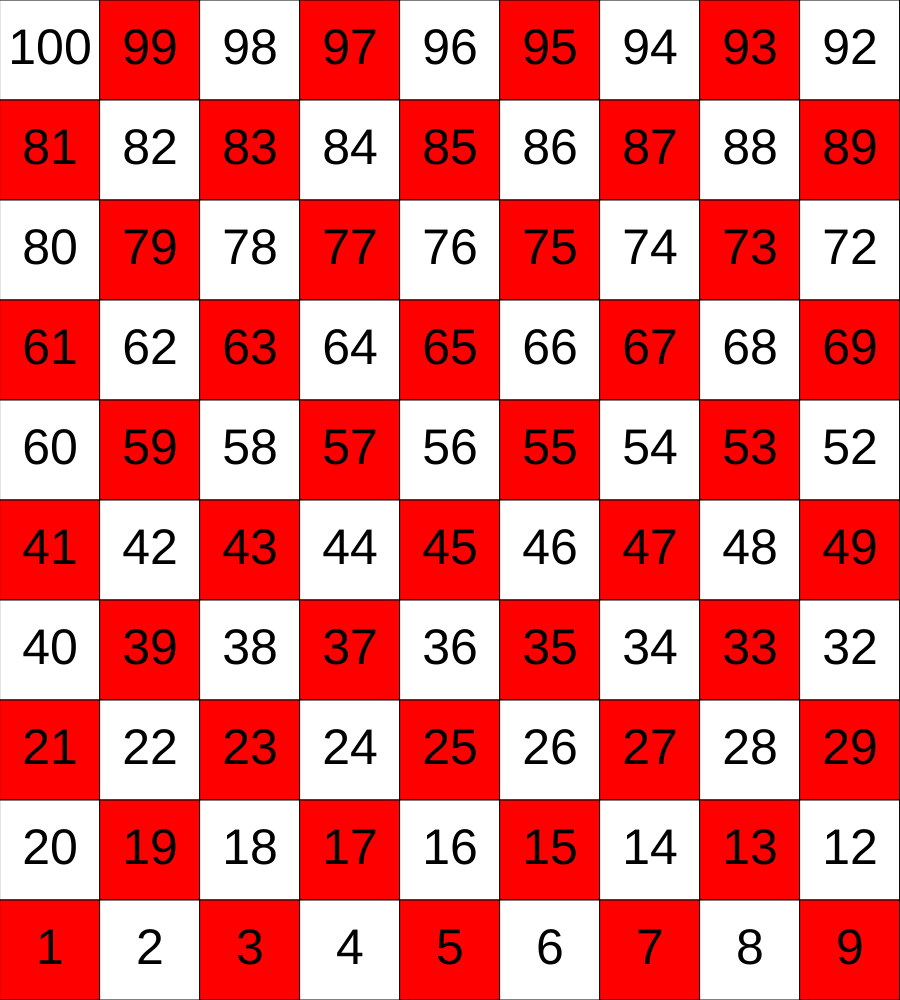
Frame 1 (no input)
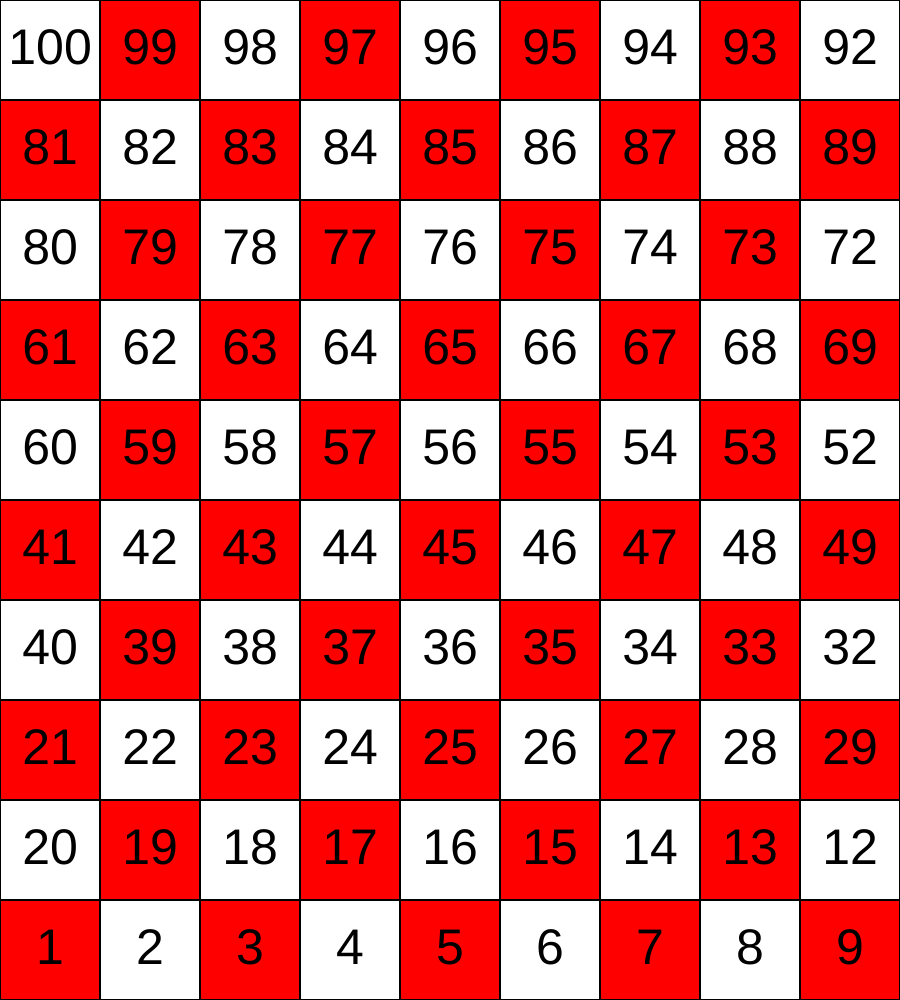
Frame 60 (no input)
Frame 120 (the mouse pressed at the canvas centre since frame 60): identical to frame 60, image omitted

The p5.js sketch that drew these frames (run headless with seeded random() and noise() and a simulated clock; from frame 60 on, the mouse is pressed at the canvas centre):

// p5.js sketch
// ── sketch.js
let boardSize;
let canvas;
let hunter;
let isRed
let countingDirection;
let isCountingRight;
let cellData = {"number":0,"isLadderBottom":false};
let gameBoard;
// const cellData = {

//   "number" : i+,
//   "isLadderBottom":false,

// };

function setup(){
  textAlign(CENTER, CENTER);
  isRed = true;
  boardSize = min(windowWidth, windowHeight);
  canvas = createCanvas(boardSize, boardSize);
  canvas.position(windowWidth/4, 0);
  console.log("windowWidth"+windowWidth);
  console.log("windowHeight"+windowHeight);
  isCountingRight = true;
  countingDirection = "left";
  gameBoard = [];
  gameBoard.length = 100;
  textSize(50)
}

function draw(){

  drawGriddy();
  // for (x in gameBoard){
  //   print(gameBoard[x]["number"])
  // }
  print(gameBoard[89]["number"]);


  strokeWeight(2);

}
function printList(){

  for (let i = 0; i < hunter.length; i++) {
    const element = hunter[i];

    print(hunter[i]);
    
  }
}
function drawGriddy(){
  // CREATE GRID USING:

  // square(x, y, s); + Lists + for loops

  // look up nested for loops javascript if you're confused
  for (let y = 0; y < 10; y++) {
    let tileNumber;
    isCountingRight = !isCountingRight;
  
    isRed = !isRed
    for (let x = 0; x < 10; x++) {
      // cellData
      
      if (isRed){
        fill(255, 0, 0);
    }
      square(x*boardSize/10, y*boardSize/10, boardSize/10);
    
      isRed = !isRed;
      fill(0);
  
      if(isCountingRight){
        tileNumber = 100 - (y*10 + 9 - x);

        text(tileNumber, x*boardSize/10 + boardSize/20, y*boardSize/10 + boardSize/20);
        
        cellData["number"] = tileNumber;

        // print(cellData["number"]);

        gameBoard[tileNumber - 1] = {"number" : tileNumber ,"isLadderBottom" : false};

        // append(gameBoard, TileData);
      }
      else{
        tileNumber
        text(100 - (y*10 + x), x*boardSize/10 + boardSize/20, y*boardSize/10 + boardSize/20);

        cellData["number"] = tileNumber;

        // print(cellData["number"]);

        gameBoard[tileNumber- 1] = {"number" : tileNumber ,"isLadderBottom" : false};

        // append(gameBoard, TileData);
    }
    
      // 100 - (y*10 + x) = count from left to right side
  
      // figure out how to count from right to left HINT: y*10 does not need changing
  
      fill(255)
  
    }
    }
}

function hitGriddy(x, y){
  // converts X and Y coordinates to points on a 10 by 10 grid, then converts the points into a tile number
  let hitGriddyX;
  let hitGriddyY;
  
  hitGriddyX = ceil(map(x, 0, width, 0, 10));
  hitGriddyY = ceil(map(y, 0, height, 10, 0));
  
  if (hitGriddyY % 2 === 0){
    currentGriddy = (hitGriddyY - 1)* 10 + (10 - (hitGriddyX - 1));
  }
  else{
    currentGriddy = (hitGriddyY - 1)* 10 + hitGriddyX;
  }
  // return [hitGriddyX, hitGriddyY];f`
  return currentGriddy;
}

// for(i=0;i<=100;i++){
// gameBoard[i] = cellData{"number":i+,"isLadderBottom":false}
// }

// tile number --> [1,1] to [10, 10] points --> [x, y]

function griddyHit(griddy){
  // griddy = 53;
let horizGriddy;
let vertiGriddy;

horizGriddy = Number(str(griddy)[str(griddy).length - 1]);
vertiGriddy = Number(str(griddy)[0]);
if (griddy[1] === NaN){
  vertiGriddy = 1;
}

print(horizGriddy);
print(vertiGriddy);
return [horizGriddy, vertiGriddy];
}
function mouseClicked(){

  print(hitGriddy(mouseX, mouseY));
  print(griddyHit(hitGriddy(mouseX, mouseY))); 
}

// 4 L8R
// CLASSES (don't worry about it unless you want to for now)
// Snake.move()
// Snake.draw()
// Snake.location
